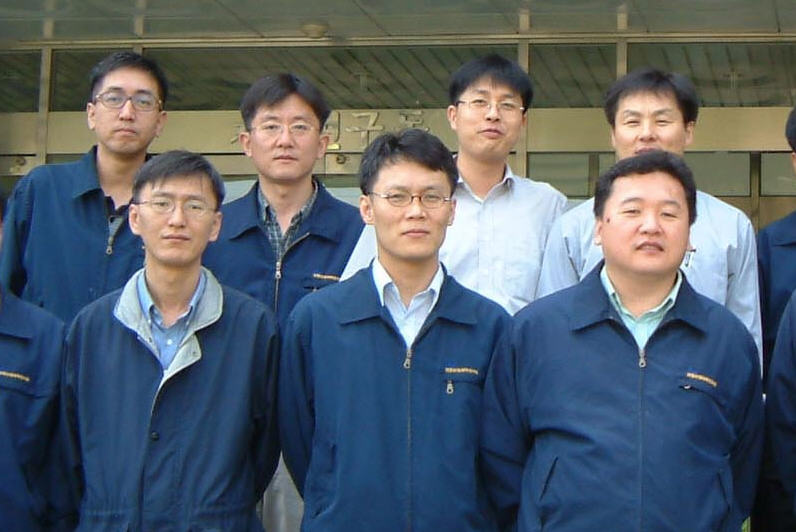
%> input picture Test Image/8.jpg, 796 x 532 px
$ octave GetWindow1.m   (GNU Octave 9; MATLAB toolbox functions it lacks are replaced by stand-ins)
%> lines starting %> are read from the running program, lines starting %| are printed output that depends on the picture

Image1=imread('E:\课程记录\研究生-渥太华大学\2016Winter\ELG7172 Topics in Signal Processing\Project-Face Detection\TestTem\8.jpg');
%> Image1 is the input picture: size 532x796x3 uint8; mean R, G, B 85.8, 95.9, 105.6
A1=('E:\课程记录\研究生-渥太华大学\2016Winter\ELG7172 Topics in Signal Processing\Project-Face Detection\SlidingWindowTem1\');
C1=('.bmp');

[m,n]=size(Image1);
%> m = 532; n = 2388
Image=imresize(Image1,[m/3.5,n/3.5]);
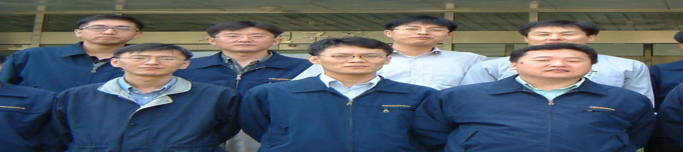
%> Image: size 152x683x3 uint8; mean R, G, B 85.8, 95.9, 105.6

f=rgb2gray(Image);
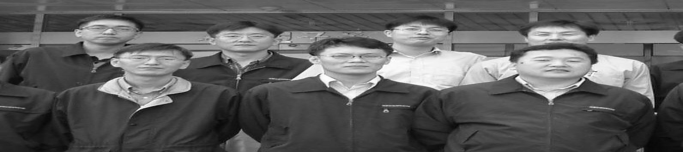
%> f: size 152x683 uint8; min 4, max 255, mean 94

plate=zeros(20);
S=1;
% k=zeros(1);
vector=zeros(1);
Gap=3;
% unit=fix(m/Gap);
count=0;
for i=1:Gap:n
    for j=1:Gap:m

       if ((i+Gap<n)&&(j+Gap<m))

%> (the run ends here)
